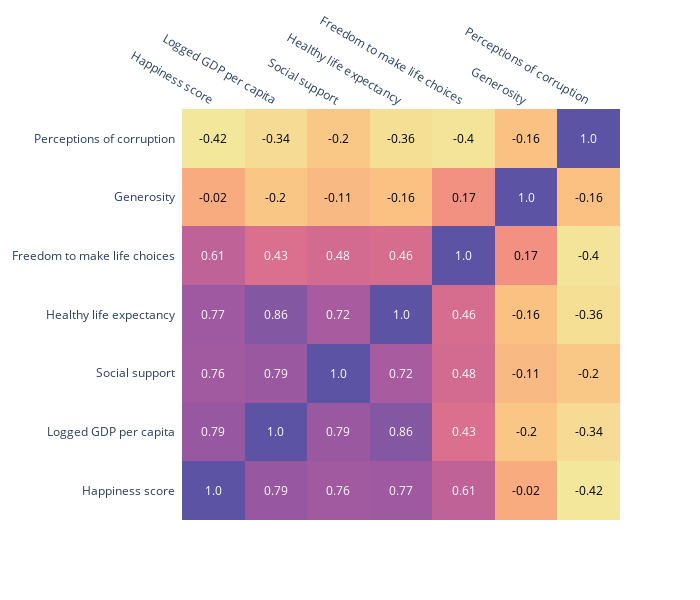

Source (notebook cell):
### Code cell
df_corr = data2021.corr()

x = list(df_corr.columns)
y = list(df_corr.index)
z = np.array(df_corr)

fig = ff.create_annotated_heatmap(
    z,
    x = x,
    y = y ,
    annotation_text = np.around(z, decimals=2),
    hoverinfo='z',
    colorscale='sunset'
    )

fig.update_layout(
    autosize=False,
    width=700,
    height=600,
   )
fig.show()

### Figure 1 — Plotly figure (JSON) as saved in the notebook; plotly's stock layout.template omitted (floating-point values rounded to 4 significant figures)
{"data": [{"colorscale": [[0, "rgb(243, 231, 155)"], [0.1667, "rgb(250, 196, 132)"], [0.3333, "rgb(248, 160, 126)"], [0.5, "rgb(235, 127, 134)"], [0.6667, "rgb(206, 102, 147)"], [0.8333, "rgb(160, 89, 160)"], [1, "rgb(92, 83, 165)"]], "hoverinfo": "z", "reversescale": false, "showscale": false, "type": "heatmap", "x": ["Happiness score", "Logged GDP per capita", "Social support", "Healthy life expectancy", "Freedom to make life choices", "Generosity", "Perceptions of corruption"], "y": ["Happiness score", "Logged GDP per capita", "Social support", "Healthy life expectancy", "Freedom to make life choices", "Generosity", "Perceptions of corruption"], "z": [[1, 0.7898, 0.7569, 0.7681, 0.6078, -0.0178, -0.4211], [0.7898, 1, 0.7853, 0.8595, 0.4323, -0.1993, -0.3423], [0.7569, 0.7853, 1, 0.7233, 0.4829, -0.1149, -0.2032], [0.7681, 0.8595, 0.7233, 1, 0.4615, -0.1618, -0.3644], [0.6078, 0.4323, 0.4829, 0.4615, 1, 0.1694, -0.4014], [-0.0178, -0.1993, -0.1149, -0.1618, 0.1694, 1, -0.164], [-0.4211, -0.3423, -0.2032, -0.3644, -0.4014, -0.164, 1]]}], "layout": {"annotations": [{"font": {"color": "#FFFFFF"}, "showarrow": false, "text": "1.0", "x": "Happiness score", "xref": "x", "y": "Happiness score", "yref": "y"}, {"font": {"color": "#FFFFFF"}, "showarrow": false, "text": "0.79", "x": "Logged GDP per capita", "xref": "x", "y": "Happiness score", "yref": "y"}, {"font": {"color": "#FFFFFF"}, "showarrow": false, "text": "0.76", "x": "Social support", "xref": "x", "y": "Happiness score", "yref": "y"}, {"font": {"color": "#FFFFFF"}, "showarrow": false, "text": "0.77", "x": "Healthy life expectancy", "xref": "x", "y": "Happiness score", "yref": "y"}, {"font": {"color": "#FFFFFF"}, "showarrow": false, "text": "0.61", "x": "Freedom to make life choices", "xref": "x", "y": "Happiness score", "yref": "y"}, {"font": {"color": "#000000"}, "showarrow": false, "text": "-0.02", "x": "Generosity", "xref": "x", "y": "Happiness score", "yref": "y"}, {"font": {"color": "#000000"}, "showarrow": false, "text": "-0.42", "x": "Perceptions of corruption", "xref": "x", "y": "Happiness score", "yref": "y"}, {"font": {"color": "#FFFFFF"}, "showarrow": false, "text": "0.79", "x": "Happiness score", "xref": "x", "y": "Logged GDP per capita", "yref": "y"}, {"font": {"color": "#FFFFFF"}, "showarrow": false, "text": "1.0", "x": "Logged GDP per capita", "xref": "x", "y": "Logged GDP per capita", "yref": "y"}, {"font": {"color": "#FFFFFF"}, "showarrow": false, "text": "0.79", "x": "Social support", "xref": "x", "y": "Logged GDP per capita", "yref": "y"}, {"font": {"color": "#FFFFFF"}, "showarrow": false, "text": "0.86", "x": "Healthy life expectancy", "xref": "x", "y": "Logged GDP per capita", "yref": "y"}, {"font": {"color": "#FFFFFF"}, "showarrow": false, "text": "0.43", "x": "Freedom to make life choices", "xref": "x", "y": "Logged GDP per capita", "yref": "y"}, {"font": {"color": "#000000"}, "showarrow": false, "text": "-0.2", "x": "Generosity", "xref": "x", "y": "Logged GDP per capita", "yref": "y"}, {"font": {"color": "#000000"}, "showarrow": false, "text": "-0.34", "x": "Perceptions of corruption", "xref": "x", "y": "Logged GDP per capita", "yref": "y"}, {"font": {"color": "#FFFFFF"}, "showarrow": false, "text": "0.76", "x": "Happiness score", "xref": "x", "y": "Social support", "yref": "y"}, {"font": {"color": "#FFFFFF"}, "showarrow": false, "text": "0.79", "x": "Logged GDP per capita", "xref": "x", "y": "Social support", "yref": "y"}, {"font": {"color": "#FFFFFF"}, "showarrow": false, "text": "1.0", "x": "Social support", "xref": "x", "y": "Social support", "yref": "y"}, {"font": {"color": "#FFFFFF"}, "showarrow": false, "text": "0.72", "x": "Healthy life expectancy", "xref": "x", "y": "Social support", "yref": "y"}, {"font": {"color": "#FFFFFF"}, "showarrow": false, "text": "0.48", "x": "Freedom to make life choices", "xref": "x", "y": "Social support", "yref": "y"}, {"font": {"color": "#000000"}, "showarrow": false, "text": "-0.11", "x": "Generosity", "xref": "x", "y": "Social support", "yref": "y"}, {"font": {"color": "#000000"}, "showarrow": false, "text": "-0.2", "x": "Perceptions of corruption", "xref": "x", "y": "Social support", "yref": "y"}, {"font": {"color": "#FFFFFF"}, "showarrow": false, "text": "0.77", "x": "Happiness score", "xref": "x", "y": "Healthy life expectancy", "yref": "y"}, {"font": {"color": "#FFFFFF"}, "showarrow": false, "text": "0.86", "x": "Logged GDP per capita", "xref": "x", "y": "Healthy life expectancy", "yref": "y"}, {"font": {"color": "#FFFFFF"}, "showarrow": false, "text": "0.72", "x": "Social support", "xref": "x", "y": "Healthy life expectancy", "yref": "y"}, {"font": {"color": "#FFFFFF"}, "showarrow": false, "text": "1.0", "x": "Healthy life expectancy", "xref": "x", "y": "Healthy life expectancy", "yref": "y"}, {"font": {"color": "#FFFFFF"}, "showarrow": false, "text": "0.46", "x": "Freedom to make life choices", "xref": "x", "y": "Healthy life expectancy", "yref": "y"}, {"font": {"color": "#000000"}, "showarrow": false, "text": "-0.16", "x": "Generosity", "xref": "x", "y": "Healthy life expectancy", "yref": "y"}, {"font": {"color": "#000000"}, "showarrow": false, "text": "-0.36", "x": "Perceptions of corruption", "xref": "x", "y": "Healthy life expectancy", "yref": "y"}, {"font": {"color": "#FFFFFF"}, "showarrow": false, "text": "0.61", "x": "Happiness score", "xref": "x", "y": "Freedom to make life choices", "yref": "y"}, {"font": {"color": "#FFFFFF"}, "showarrow": false, "text": "0.43", "x": "Logged GDP per capita", "xref": "x", "y": "Freedom to make life choices", "yref": "y"}, {"font": {"color": "#FFFFFF"}, "showarrow": false, "text": "0.48", "x": "Social support", "xref": "x", "y": "Freedom to make life choices", "yref": "y"}, {"font": {"color": "#FFFFFF"}, "showarrow": false, "text": "0.46", "x": "Healthy life expectancy", "xref": "x", "y": "Freedom to make life choices", "yref": "y"}, {"font": {"color": "#FFFFFF"}, "showarrow": false, "text": "1.0", "x": "Freedom to make life choices", "xref": "x", "y": "Freedom to make life choices", "yref": "y"}, {"font": {"color": "#000000"}, "showarrow": false, "text": "0.17", "x": "Generosity", "xref": "x", "y": "Freedom to make life choices", "yref": "y"}, {"font": {"color": "#000000"}, "showarrow": false, "text": "-0.4", "x": "Perceptions of corruption", "xref": "x", "y": "Freedom to make life choices", "yref": "y"}, {"font": {"color": "#000000"}, "showarrow": false, "text": "-0.02", "x": "Happiness score", "xref": "x", "y": "Generosity", "yref": "y"}, {"font": {"color": "#000000"}, "showarrow": false, "text": "-0.2", "x": "Logged GDP per capita", "xref": "x", "y": "Generosity", "yref": "y"}, {"font": {"color": "#000000"}, "showarrow": false, "text": "-0.11", "x": "Social support", "xref": "x", "y": "Generosity", "yref": "y"}, {"font": {"color": "#000000"}, "showarrow": false, "text": "-0.16", "x": "Healthy life expectancy", "xref": "x", "y": "Generosity", "yref": "y"}, {"font": {"color": "#000000"}, "showarrow": false, "text": "0.17", "x": "Freedom to make life choices", "xref": "x", "y": "Generosity", "yref": "y"}, {"font": {"color": "#FFFFFF"}, "showarrow": false, "text": "1.0", "x": "Generosity", "xref": "x", "y": "Generosity", "yref": "y"}, {"font": {"color": "#000000"}, "showarrow": false, "text": "-0.16", "x": "Perceptions of corruption", "xref": "x", "y": "Generosity", "yref": "y"}, {"font": {"color": "#000000"}, "showarrow": false, "text": "-0.42", "x": "Happiness score", "xref": "x", "y": "Perceptions of corruption", "yref": "y"}, {"font": {"color": "#000000"}, "showarrow": false, "text": "-0.34", "x": "Logged GDP per capita", "xref": "x", "y": "Perceptions of corruption", "yref": "y"}, {"font": {"color": "#000000"}, "showarrow": false, "text": "-0.2", "x": "Social support", "xref": "x", "y": "Perceptions of corruption", "yref": "y"}, {"font": {"color": "#000000"}, "showarrow": false, "text": "-0.36", "x": "Healthy life expectancy", "xref": "x", "y": "Perceptions of corruption", "yref": "y"}, {"font": {"color": "#000000"}, "showarrow": false, "text": "-0.4", "x": "Freedom to make life choices", "xref": "x", "y": "Perceptions of corruption", "yref": "y"}, {"font": {"color": "#000000"}, "showarrow": false, "text": "-0.16", "x": "Generosity", "xref": "x", "y": "Perceptions of corruption", "yref": "y"}, {"font": {"color": "#FFFFFF"}, "showarrow": false, "text": "1.0", "x": "Perceptions of corruption", "xref": "x", "y": "Perceptions of corruption", "yref": "y"}], "autosize": false, "height": 600, "width": 700, "xaxis": {"dtick": 1, "gridcolor": "rgb(0, 0, 0)", "side": "top", "ticks": ""}, "yaxis": {"dtick": 1, "ticks": "", "ticksuffix": "  "}}}
